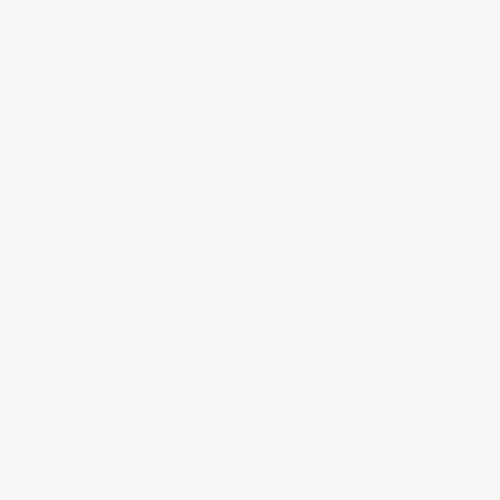
Frame 1 (no input)
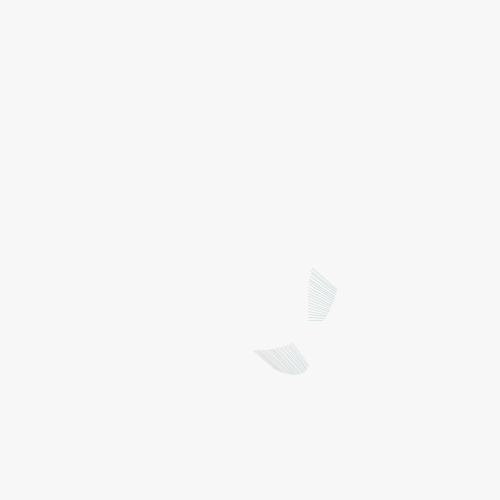
Frame 60 (the mouse pressed at the canvas centre just before this capture)
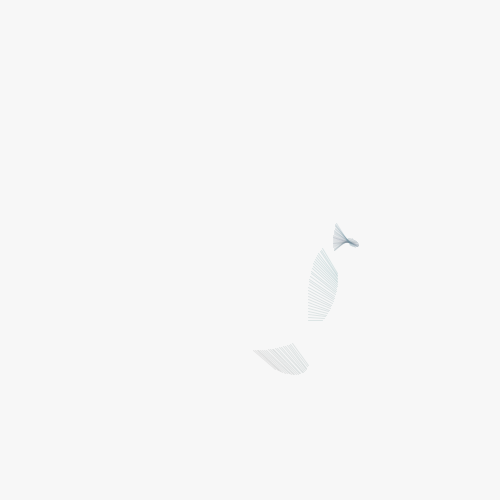
Frame 120 (the mouse held since frame 60 and released just before this capture)

The Processing sketch that drew these frames (run headless with seeded random() and noise(); from frame 60 on, the mouse is pressed at the canvas centre):

// Processing sketch: processing_152466
// ── processing_152466.pde

/*
 * Creative Coding
 * Week 3, 04 - spinning top: curved motion with sin() and cos()
 * by Indae Hwang and Jon McCormack
 * Copyright (c) 2014 Monash University
 *
 * This sketch is the first cut at translating the motion of a spinning top
 * to trace a drawing path. This sketch traces a path using sin() and cos()
 *
 */

float x, y;      // current drawing position
float dx, dy;    // change in position at each frame
float rad;       // radius for the moving hand

void setup() {
  size(500, 500);

  // initial position in the centre of the screen
  x = width/2;
  y = height/2;

  // dx and dy are the small change in position each frame
  dx = random(-1, 1);
  dy = random(-1, 1);
  background(#f7f7f7);
}


void draw() {

  fill(0, 5);
  rad = radians(frameCount);

  float max = 1;
  float min = 0.5;

  //When the shape hits the edge of the window, it reverses its direction and changes velocity
  if (x > width-100 || x < 100) {
    dx = dx > 0 ? -random(min, max) : random(min, max);
  }

  if (y > height-100 || y < 100) {
    dy = dy > 0 ? -random(min, max) : random(min, max);
  }

  float bx = x + 100 * sin(rad);
  float by = y + 100 * cos(rad);

  fill(180);

  float radius = 100 * sin(rad*0.1);
  float handX = bx + radius * sin(rad*3);
  float handY = by + radius * cos(rad*3);

  stroke(map(noise(frameCount*0.01), 0, 1, 0, 255), map(noise(frameCount*0.001), 0, 1, 0, 255), map(noise(frameCount*0.0001), 0, 1, 0, 255), 50);
  if (dist(handX, handY, handX+sin(millis()/250.0)*25, handY+sin(millis()/250.0)*25)>20) {
    line(handX, handY, handX+sin(millis()/250.0)*25, handY+sin(millis()/300.0)*25);
  }
  
}
